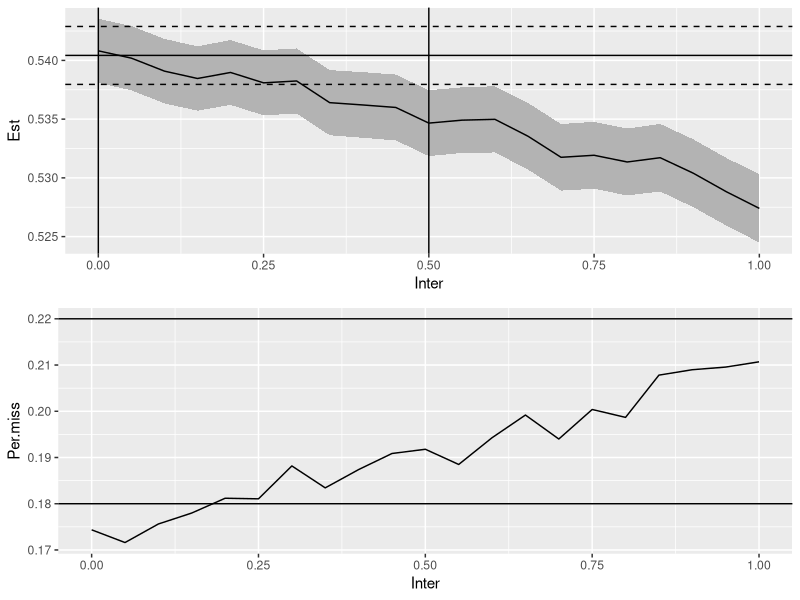

Reproduce this figure in R.
## ---- chunk 1
knitr::opts_chunk$set(echo = TRUE)
library(arm)
library(mice)
library(ggplot2)
library(car)
library(dplyr)
library(purrr)
library(forcats)
library(gridExtra)
setwd("~/Dropbox (LSE Statistics)/Sentencing Disparities/Methods festival")
## ---- chunk 2
ReMF.dat<- read.csv("ReMF_original.csv",
                       header=T,stringsAsFactors = T)
#head(ReMF.dat)

ReMF.dat <- ReMF.dat %>% mutate(Prev_Convictions = 
          fct_relevel(Prev_Convictions, 
          c("None","1 to 3","4 to 9","10 or more")))
#some house-keeping.
## ---- chunk 3
ReMF.dat <- ReMF.dat %>%
  mutate(Age_Cont = Age_Cont - mean(Age_Cont))
## ---- chunk 4
ReMF.dat <- dplyr::select(ReMF.dat,-c(Sentence_Length))
## ---- chunk 5
Cust.benchmark <- glm(Custody~.,data=ReMF.dat)

#summary(Cust.benchmark)
## ---- chunk 6
ci.tab<-function(vec,Miss=1,Cust=0,Ethn=0,Inter=0){
  #default values are miss=1, 
  #Cust=Ethn=Inter=0 means there is 
  #no parameter for the missingness model
 ret.tab <- c(vec[1]-2*vec[2],vec[1],
      vec[1]+2*vec[2])
 ret.tab <- invlogit(ret.tab)
 #If you want output on the log(OR) scale, comment the line above
 ret.tab <-c(ret.tab,c(Miss, Cust, Ethn, Inter))
 ret.tab <- as.data.frame(t(ret.tab))
  colnames(ret.tab) = c("Lower 95% CI", "Est","Upper 95% CI",
                        "Miss","Cust","Ethn","Inter")
  ret.tab
}
#Miss=1, no missing
#Miss=2, MCAR
#Miss=3, MAR
#Miss=4, MNAR
## ---- chunk 7
Ethn.Cust.benchmark <- 
  summary(Cust.benchmark)$coefficients[4,1:2] 
#the 4th row corresponds to ethnicity and 
#the 1,2 columns are the estimate and its sd

Ethn.Cust.benchmark.tab <- ci.tab(Ethn.Cust.benchmark)
#Ethn.Cust.benchmark.tab

## ---- chunk 8
#parameter that governs the percentage of missingness
per.miss <- 0.2

#generate the missing data indicator
MCAR <- rbinom(n=nrow(ReMF.dat),size=1,prob=c(per.miss))
#sum(MCAR)/nrow(ReMF.dat) 
#should check that the % of missing is approximately correct

#now add NAs to create a missingness pattern
MCAR_ReMF.dat <- ReMF.dat %>%
  mutate(Ethnicity=ifelse(MCAR==1,NA,Ethnicity))
## ---- chunk 9
Cust.MCAR <- summary(glm(Custody~.,data=MCAR_ReMF.dat))
Ethn.Cust.MCAR <- Cust.MCAR$coefficients[4,1:2]

Ethn.Cust.MCAR.tab <- ci.tab(Ethn.Cust.MCAR, Miss=2)

#to display
#rbind(Ethn.Cust.benchmark.tab,Ethn.Cust.MCAR.tab)
## ---- chunk 10
MM.Age_Cont <- -0.02
MM.MF_Remorse <- -0.20


#vector of probablities that are associated with Age and remorse
pMAR <- invlogit(-1.3 + MM.Age_Cont*ReMF.dat$Age_Cont +
                   MM.MF_Remorse*ReMF.dat$MF_Remorse)

#missing data indicator
MAR <- rbinom(n = nrow(ReMF.dat), size = 1, prob = pMAR)
#sum(MAR)/nrow(ReMF.dat) 
#check that this is approx 0.2

MAR_ReMF.dat <- ReMF.dat %>%
  mutate(Ethnicity=ifelse(MAR==0,Ethnicity,NA))
## ---- chunk 11
Cust.MAR <- summary(glm(Custody~.,data=MAR_ReMF.dat))
Ethn.Cust.MAR <- Cust.MAR$coefficients[4,1:2]

Ethn.Cust.MAR.tab <- ci.tab(Ethn.Cust.MAR, Miss=3)
## ---- chunk 12
rbind(Ethn.Cust.benchmark.tab,Ethn.Cust.MCAR.tab,
      Ethn.Cust.MAR.tab)
## ---- chunk 13
MM.Ethn <- 0.2
MM.Cust <- -0.05
MM.Ethn.Cust <- 0.9
## ---- chunk 14
MNAR_intercept <- -1.55
#Ethn=1, Cust=1
invlogit(MNAR_intercept+MM.Cust+MM.Ethn+MM.Ethn.Cust)
#Ethn=1, Cust=0
invlogit(MNAR_intercept+MM.Ethn)
#Ethn=0, Cust=1
invlogit(MNAR_intercept+MM.Cust)
#Ethn=0, Cust=0
invlogit(MNAR_intercept)
## ---- chunk 15

pMNAR <- with(ReMF.dat,
             invlogit(MNAR_intercept + MM.Age_Cont*Age_Cont + 
                   MM.MF_Remorse*MF_Remorse +
                   MM.Cust*Custody + 
                   MM.Ethn*Ethnicity + 
                   MM.Ethn.Cust*Custody*Ethnicity))

#missing data indicator
MNAR <- rbinom(n = nrow(ReMF.dat), size = 1, prob = pMNAR)
#sum(MNAR)/nrow(ReMF.dat)

MNAR_ReMF.dat <- ReMF.dat %>%
  mutate(Ethnicity=ifelse(MNAR==0,Ethnicity,NA))

## ---- chunk 16
Cust.MNAR <- summary(glm(Custody~.,data=MNAR_ReMF.dat))
Ethn.Cust.MNAR <- Cust.MNAR$coefficients[4,1:2]

Ethn.Cust.MNAR.tab <- ci.tab(Ethn.Cust.MNAR, Miss=4, 
Cust = MM.Cust, Ethn = MM.Ethn, Inter = MM.Ethn.Cust)
## ---- chunk 17
rbind(Ethn.Cust.benchmark.tab,Ethn.Cust.MCAR.tab,
      Ethn.Cust.MAR.tab,Ethn.Cust.MNAR.tab)
## ---- chunk 18
Cust.all.results <- rbind(Ethn.Cust.benchmark.tab,Ethn.Cust.MCAR.tab,
                          Ethn.Cust.MAR.tab,Ethn.Cust.MNAR.tab)
rownames(Cust.all.results) <- c("True","MCAR","MAR","MNAR")
Cust.all.results
## ---- chunk 19
MM.Ethn.Cust.Vec <- seq(0,1,by=0.05)
MM.Intercept <- (seq())

#to store the percentage missing so this remains "plausible"
store.per.miss <- rep(NA, length(MM.Ethn.Cust.Vec))

store.coeff.ethn <- c()

for(i in 1:length(MM.Ethn.Cust.Vec)){
  MM.Ethn.Cust <- MM.Ethn.Cust.Vec[i]
 pMNAR <- with(ReMF.dat,
             invlogit(MNAR_intercept + MM.Age_Cont*Age_Cont + 
                     MM.MF_Remorse*MF_Remorse +
                     MM.Cust*Custody + 
                     MM.Ethn*Ethnicity + 
                     MM.Ethn.Cust*Custody*Ethnicity))

#missing data indicator
MNAR <- rbinom(n = nrow(ReMF.dat), size = 1, prob = pMNAR)
store.per.miss[i] <- sum(MNAR)/nrow(ReMF.dat)

MNAR_ReMF.dat <- ReMF.dat %>%
  mutate(Ethnicity=ifelse(MNAR==0,Ethnicity,NA))

Cust.MNAR <- summary(glm(Custody~.,data=MNAR_ReMF.dat))
Ethn.Cust.MNAR <- Cust.MNAR$coefficients[4,1:2]

store.coeff.ethn <- rbind(store.coeff.ethn,ci.tab(Ethn.Cust.MNAR, Miss=4, 
                Cust = MM.Cust, Ethn = MM.Ethn, Inter = MM.Ethn.Cust))
  }

plot.coeff <- ggplot(store.coeff.ethn, aes(x=Inter)) +
  geom_ribbon(aes(ymin=`Lower 95% CI`,
                  ymax=`Upper 95% CI`), fill = "grey70") +
  geom_line(aes(y=Est)) +
  geom_hline(yintercept=Ethn.Cust.benchmark.tab$Est) +
  geom_hline(yintercept=Ethn.Cust.benchmark.tab$`Lower 95% CI`,linetype="dashed") +
  geom_hline(yintercept=Ethn.Cust.benchmark.tab$`Upper 95% CI`,linetype="dashed") +
  geom_vline(xintercept=0)+
  geom_vline(xintercept=0.5)


plot.per.miss <- ggplot(data=data.frame(Inter=MM.Ethn.Cust.Vec,Per.miss=store.per.miss),
  aes(x=Inter,y=Per.miss))+geom_line() +
  geom_hline(yintercept=0.18)+
  geom_hline(yintercept=0.22)

grid.arrange(plot.coeff, plot.per.miss, nrow = 2)
